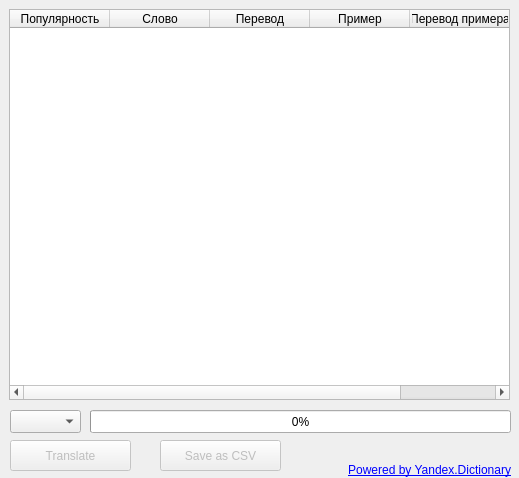
<?xml version="1.0" encoding="UTF-8"?>
<ui version="4.0">
 <class>Table</class>
 <widget class="QWidget" name="Table">
  <property name="geometry">
   <rect>
    <x>0</x>
    <y>0</y>
    <width>519</width>
    <height>478</height>
   </rect>
  </property>
  <property name="windowTitle">
   <string>Form</string>
  </property>
  <widget class="QTableWidget" name="TABLE">
   <property name="geometry">
    <rect>
     <x>9</x>
     <y>9</y>
     <width>501</width>
     <height>391</height>
    </rect>
   </property>
   <column>
    <property name="text">
     <string>Популярность</string>
    </property>
   </column>
   <column>
    <property name="text">
     <string>Слово</string>
    </property>
   </column>
   <column>
    <property name="text">
     <string>Перевод</string>
    </property>
   </column>
   <column>
    <property name="text">
     <string>Пример</string>
    </property>
   </column>
   <column>
    <property name="text">
     <string>Перевод примера</string>
    </property>
   </column>
  </widget>
  <widget class="QPushButton" name="TR_BTN">
   <property name="enabled">
    <bool>false</bool>
   </property>
   <property name="geometry">
    <rect>
     <x>10</x>
     <y>440</y>
     <width>121</width>
     <height>31</height>
    </rect>
   </property>
   <property name="text">
    <string>Translate</string>
   </property>
  </widget>
  <widget class="QLabel" name="label">
   <property name="enabled">
    <bool>true</bool>
   </property>
   <property name="geometry">
    <rect>
     <x>320</x>
     <y>460</y>
     <width>191</width>
     <height>20</height>
    </rect>
   </property>
   <property name="text">
    <string>&lt;html&gt;&lt;head/&gt;&lt;body&gt;&lt;p&gt;&lt;a href=&quot;http://api.yandex.ru/dictionary&quot;&gt;&lt;span style=&quot; text-decoration: underline; color:#0000ff;&quot;&gt;Powered by Yandex.Dictionary&lt;/span&gt;&lt;/a&gt;&lt;/p&gt;&lt;/body&gt;&lt;/html&gt;</string>
   </property>
   <property name="alignment">
    <set>Qt::AlignRight|Qt::AlignTrailing|Qt::AlignVCenter</set>
   </property>
   <property name="textInteractionFlags">
    <set>Qt::LinksAccessibleByKeyboard|Qt::LinksAccessibleByMouse</set>
   </property>
  </widget>
  <widget class="QComboBox" name="LANG_BOX">
   <property name="geometry">
    <rect>
     <x>10</x>
     <y>410</y>
     <width>71</width>
     <height>23</height>
    </rect>
   </property>
  </widget>
  <widget class="QPushButton" name="CSV_BTN">
   <property name="enabled">
    <bool>false</bool>
   </property>
   <property name="geometry">
    <rect>
     <x>160</x>
     <y>440</y>
     <width>121</width>
     <height>31</height>
    </rect>
   </property>
   <property name="text">
    <string>Save as CSV</string>
   </property>
  </widget>
  <widget class="QProgressBar" name="progressBar">
   <property name="enabled">
    <bool>true</bool>
   </property>
   <property name="geometry">
    <rect>
     <x>90</x>
     <y>410</y>
     <width>421</width>
     <height>23</height>
    </rect>
   </property>
   <property name="value">
    <number>0</number>
   </property>
   <property name="alignment">
    <set>Qt::AlignCenter</set>
   </property>
   <property name="textVisible">
    <bool>true</bool>
   </property>
  </widget>
 </widget>
 <resources/>
 <connections/>
</ui>
